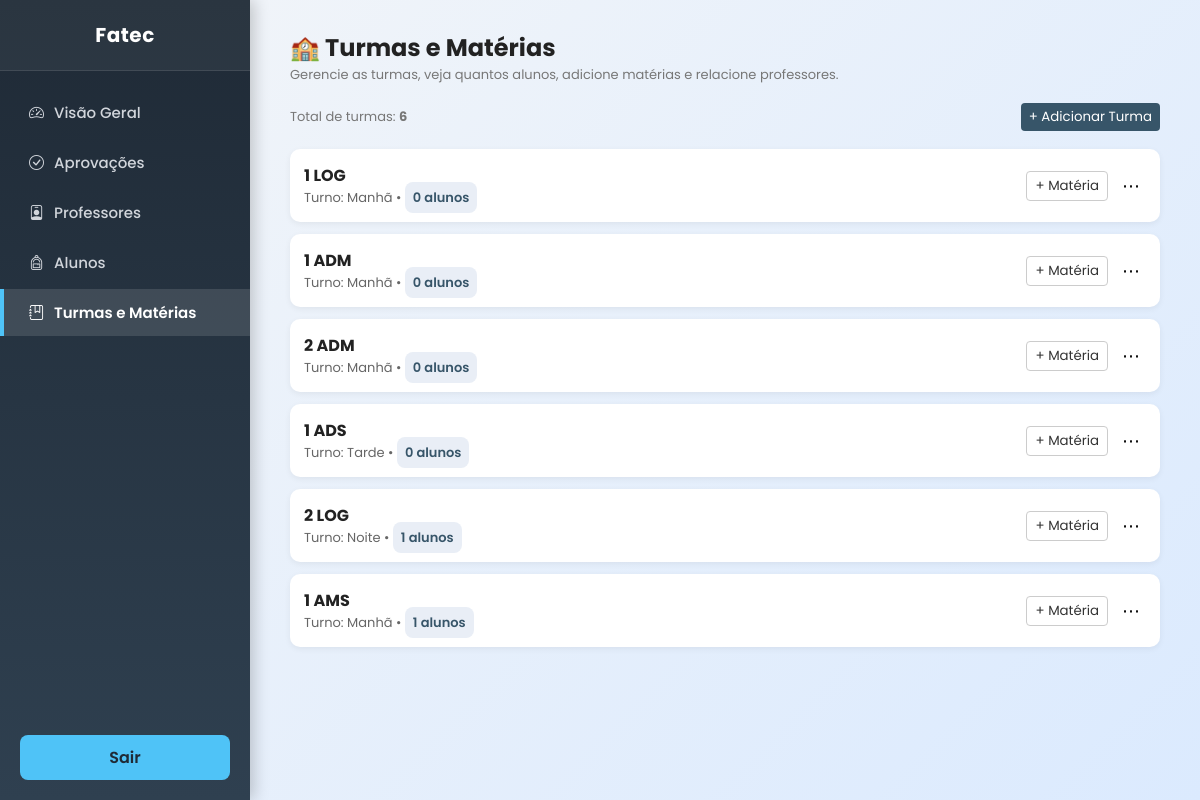
Page /Dashboard_Instituicao/turmas.php (signed in) on the committed database.
### tables this page shows
CREATE TABLE turmas (
    id INT AUTO_INCREMENT PRIMARY KEY,
    instituicao_id INT NOT NULL,
    nome VARCHAR(100) NOT NULL,
    turno VARCHAR(50),
    created_at TIMESTAMP DEFAULT CURRENT_TIMESTAMP,
    FOREIGN KEY (instituicao_id) REFERENCES instituicoes(id)
);

### Dashboard_Instituicao/turmas.php (the view, shortened to what this page needs)
<?php
include("../config/db.php");
$id_instituicao = $_SESSION['usuario_id'];
$sql_turmas = "SELECT t.*,
               (SELECT COUNT(*) FROM alunos a WHERE a.turma_id = t.id) AS alunos_count
               FROM turmas t
               WHERE t.instituicao_id = ?
               ORDER BY t.created_at DESC";
$stmt = $conn->prepare($sql_turmas);
$stmt->bind_param("i", $id_instituicao);
$stmt->execute();
$result_turmas = $stmt->get_result();
?>
<!DOCTYPE html>
<html lang="pt-br">
<head>
<link rel="stylesheet" href="../style.css">
<link rel="stylesheet" href="https://cdn.jsdelivr.net/npm/bootstrap-icons@1.13.1/font/bootstrap-icons.min.css">
</head>
<body>
<div class="dashboard-container">
    <div class="sidebar">
    <div class="top-section">
        <div class="logo">
            <?php echo $_SESSION['nome']; ?>
        </div>
        <div class="menu">
            <ul>
                <li><a href="visao-geral.php"><i class="bi bi-speedometer2"></i>Visão Geral</a></li>
                <li><a href="aprovacoes.php"><i class="bi bi-check-circle"></i>Aprovações</a></li>
                <li><a href="professores.php"><i class="bi bi-person-badge"></i>Professores</a></li>
                <li><a href="alunos.php"><i class="bi bi-backpack"></i>Alunos</a></li>
                <li><a href="turmas.php" class="active"><i class="bi bi-journal-bookmark"></i>Turmas e Matérias</a></li>
            </ul>
        </div>
    </div>
    <a href="../logout.php" class="logout">Sair</a>
</div>
<main class="main-content">
    <div class="page-header">
        <h2 class="page-title">🏫 Turmas e Matérias</h2>
        <p class="small-muted">Gerencie as turmas, veja quantos alunos, adicione matérias e relacione professores.</p>
    </div>
    <div style="display:flex; justify-content:space-between; align-items:center; margin:18px 0;">
        <div class="small-muted">Total de turmas: <strong><?= $result_turmas->num_rows ?></strong></div>
        <div><button class="btn primary" onclick="openModal('modalAddTurma')">+ Adicionar Turma</button></div>
    </div>
    <div class="turma-list">
    <?php while($turma = $result_turmas->fetch_assoc()): ?>
        <div class="turma-card" data-turma="<?= $turma['id'] ?>">
            <div class="turma-left" onclick="toggleExpand(<?= $turma['id'] ?>)">
                <div class="turma-info">
                    <strong><?= htmlspecialchars($turma['nome']) ?></strong>
                    <div class="turma-meta">Turno: <?= htmlspecialchars($turma['turno'] ?? '-') ?> • <span class="badge"><?= $turma['alunos_count'] ?> alunos</span></div>
                </div>
            </div>
            <div class="turma-actions">
                <button class="btn ghost" onclick="openAddDisc(<?= $turma['id'] ?>)">+ Matéria</button>
                <button class="three-dots" title="Mais" onclick="openMenu(event, <?= $turma['id'] ?>)">⋯</button>
            </div>
        </div>
    <?php endwhile; ?>
    </div>
</main>
</div>
</body>
</html>

### style.css (style rules this page uses)
* { margin: 0; padding: 0; box-sizing: border-box; font-family: 'Poppins'; }
html, body { height: 100%; background: linear-gradient(135deg,#f0f4f9,#dbeafe); color: #222; font-family: 'Poppins'; }
.sidebar { width: 250px; background: linear-gradient(180deg, #1f2a36 0%, #2f4050 100%); color: #fff; min-height: 100vh; display: flex; flex-direction: column; justify-content: space-between; box-shadow: 4px 0 15px rgba(0,0,0,0.2); position: fixed; left: 0; top: 0; }
.top-section { display: flex; flex-direction: column; align-items: stretch; }
.logo { text-align: center; font-size: 20px; font-weight: 700; letter-spacing: 0.5px; color: #fff; padding: 20px 0; border-bottom: 1px solid rgba(255,255,255,0.1); background: rgba(255, 255, 255, 0.05); }
.menu ul { list-style: none; padding: 15px 0; margin: 0; }
.menu ul li { margin: 3px 0; }
.menu ul li a { display: flex; align-items: center; gap: 10px; padding: 12px 25px; color: #d1d5db; text-decoration: none; font-size: 15px; font-weight: 500; transition: all 0.3s ease; border-left: 4px solid transparent; }
.menu ul li a.active { background: rgba(255, 255, 255, 0.12); border-left: 4px solid #4fc3f7; color: #fff; font-weight: 600; }
.logout { display: flex; align-items: center; justify-content: center; margin: 20px; padding: 10px 20px; background: #4fc3f7; color: #1f2a36; text-decoration: none; font-weight: 600; border-radius: 8px; transition: all 0.3s ease; }
.dashboard-container { display: flex; }
.main-content { margin-left: 250px; padding: 30px 40px; background: linear-gradient(135deg,#f0f4f9,#dbeafe); min-height: 100vh; width: calc(100% - 250px); box-sizing: border-box; }
.main-content { padding-bottom: 50px; }
.turma-list { display:flex; flex-direction:column; gap:12px; }
.turma-card { background:#fff; padding:14px; border-radius:10px; box-shadow: 0 2px 6px rgba(0,0,0,0.06); display:flex; justify-content:space-between; align-items:center; gap:12px; }
.turma-left { cursor:pointer; display:flex; gap:12px; align-items:center; }
.turma-info strong { font-size:16px; display:block; }
.turma-meta { color:#666; font-size:13px; }
.turma-actions { display:flex; gap:8px; align-items:center; }
.btn { padding:8px 12px; border-radius:8px; border:none; cursor:pointer; }
.btn.primary { background:#375569; color:white; }
.btn.ghost { background:transparent; border:1px solid #ddd; }
.badge { background:#e9eef6; color:#375569; padding:6px 8px; border-radius:8px; font-weight:600; }
.small-muted { font-size:13px; color:#777; }
.three-dots { background:transparent; border:none; font-size:18px; cursor:pointer; padding:6px; }

### Dashboard_Instituicao/turmas.php (style rules this page uses)
.btn { padding:4px 8px; border-radius:4px; cursor:pointer; }
.btn.ghost { background:#fff; border:1px solid #ccc; color:#333; }

### rows in the picture
turmas: nome "1 LOG", turno "Manhã", alunos_count "0"
turmas: nome "1 ADM", turno "Manhã", alunos_count "0"
turmas: nome "2 ADM", turno "Manhã", alunos_count "0"
turmas: nome "1 ADS", turno "Tarde", alunos_count "0"
turmas: nome "2 LOG", turno "Noite", alunos_count "1"
turmas: nome "1 AMS", turno "Manhã", alunos_count "1"

### other values in the picture
$_SESSION['nome'] "Fatec"
$result_turmas->num_rows "6"
